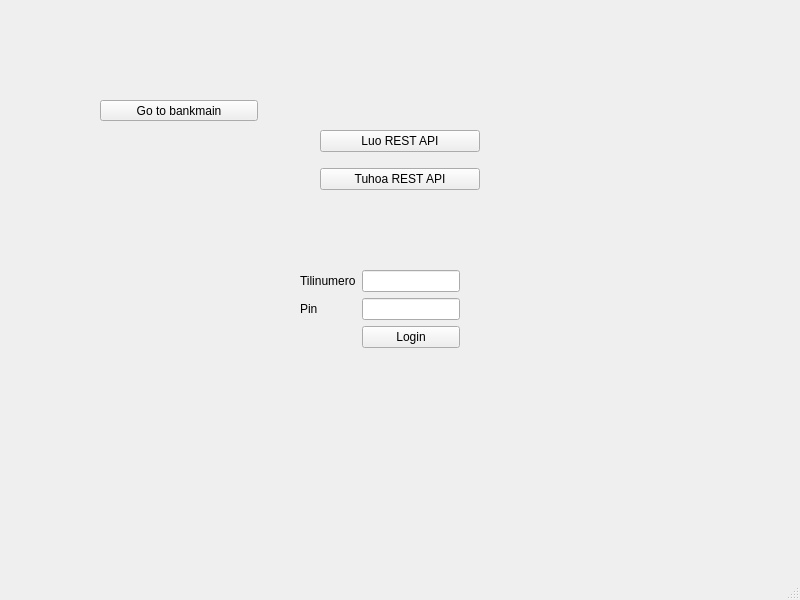
<?xml version="1.0" encoding="UTF-8"?>
<ui version="4.0">
 <class>MainWindow</class>
 <widget class="QMainWindow" name="MainWindow">
  <property name="geometry">
   <rect>
    <x>0</x>
    <y>0</y>
    <width>800</width>
    <height>600</height>
   </rect>
  </property>
  <property name="windowTitle">
   <string>MainWindow</string>
  </property>
  <widget class="QWidget" name="centralwidget">
   <widget class="QWidget" name="verticalLayoutWidget">
    <property name="geometry">
     <rect>
      <x>320</x>
      <y>120</y>
      <width>160</width>
      <height>80</height>
     </rect>
    </property>
    <layout class="QVBoxLayout" name="verticalLayout">
     <item>
      <widget class="QPushButton" name="pushButton">
       <property name="text">
        <string>Luo REST API</string>
       </property>
      </widget>
     </item>
     <item>
      <widget class="QPushButton" name="pushButton_2">
       <property name="text">
        <string>Tuhoa REST API</string>
       </property>
      </widget>
     </item>
    </layout>
   </widget>
   <widget class="QWidget" name="gridLayoutWidget">
    <property name="geometry">
     <rect>
      <x>300</x>
      <y>270</y>
      <width>160</width>
      <height>80</height>
     </rect>
    </property>
    <layout class="QGridLayout" name="gridLayout">
     <item row="2" column="1">
      <widget class="QLineEdit" name="lineEdit_2"/>
     </item>
     <item row="1" column="1">
      <widget class="QLineEdit" name="lineEdit">
       <property name="readOnly">
        <bool>false</bool>
       </property>
      </widget>
     </item>
     <item row="1" column="0">
      <widget class="QLabel" name="label">
       <property name="text">
        <string>Tilinumero</string>
       </property>
      </widget>
     </item>
     <item row="2" column="0">
      <widget class="QLabel" name="label_2">
       <property name="text">
        <string>Pin</string>
       </property>
      </widget>
     </item>
     <item row="3" column="1">
      <widget class="QPushButton" name="pushButton_3">
       <property name="text">
        <string>Login</string>
       </property>
      </widget>
     </item>
    </layout>
   </widget>
   <widget class="QPushButton" name="pushButton_4">
    <property name="geometry">
     <rect>
      <x>100</x>
      <y>100</y>
      <width>158</width>
      <height>21</height>
     </rect>
    </property>
    <property name="text">
     <string>Go to bankmain</string>
    </property>
   </widget>
  </widget>
  <widget class="QMenuBar" name="menubar">
   <property name="geometry">
    <rect>
     <x>0</x>
     <y>0</y>
     <width>800</width>
     <height>20</height>
    </rect>
   </property>
  </widget>
  <widget class="QStatusBar" name="statusbar"/>
 </widget>
 <resources/>
 <connections/>
</ui>
